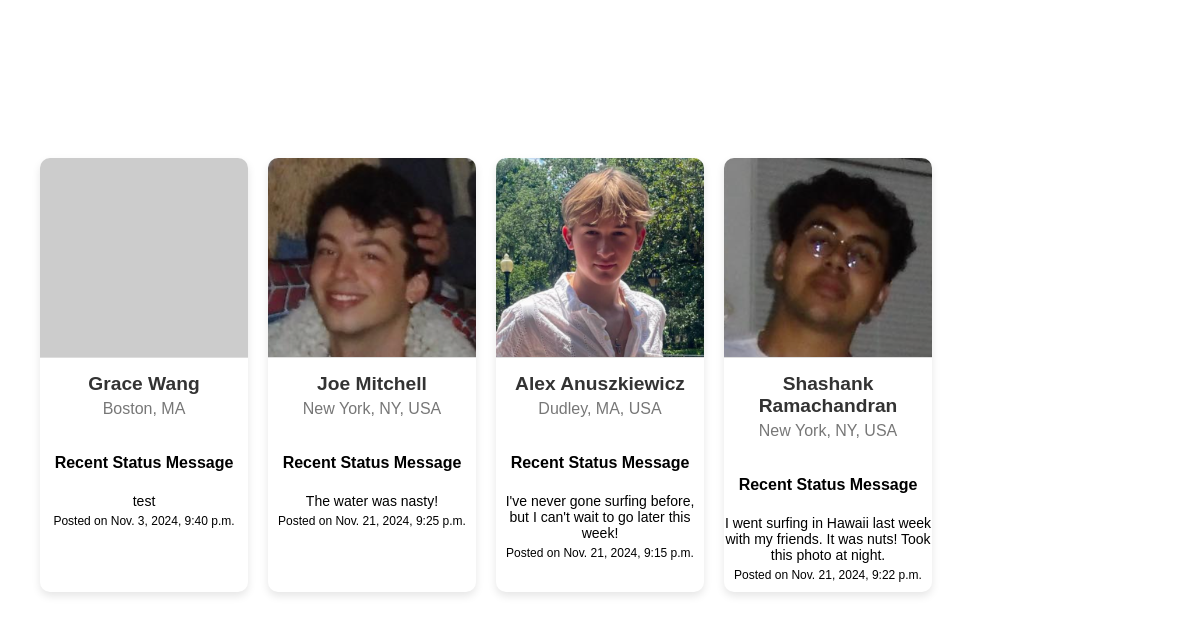
Before: /all_friends/ (signed in) with the older database file.
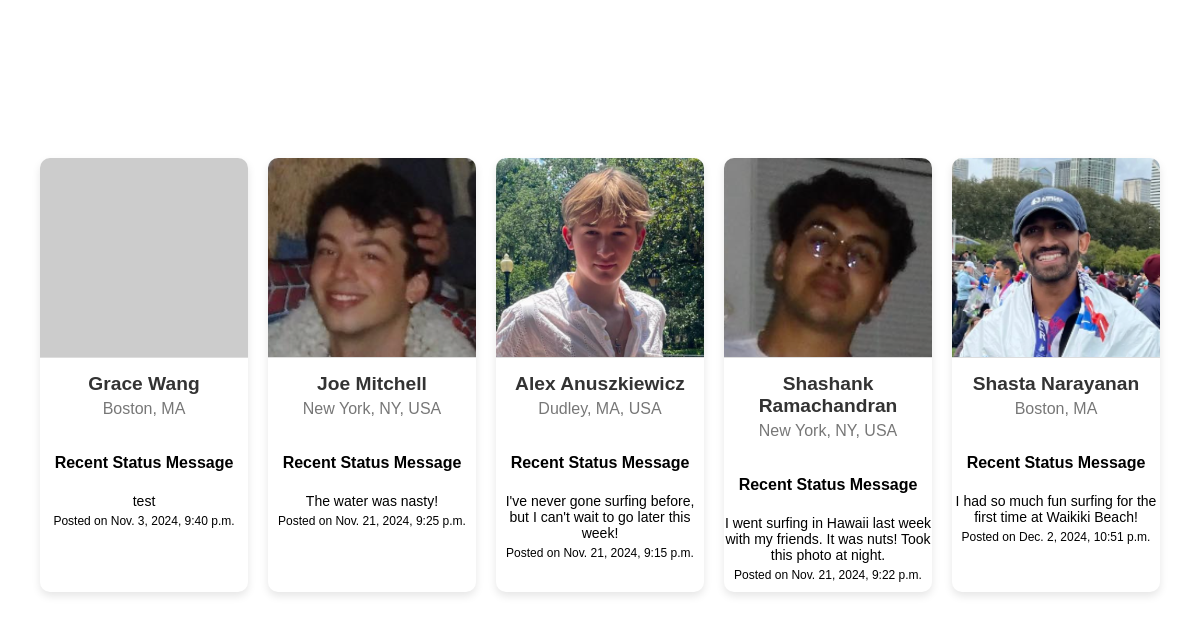
After: the same page with the newer database file.
### tide/models.py (models this page shows, shortened)
class Profile(models.Model):
    user = models.OneToOneField(User, on_delete=models.CASCADE)  # Each user has one profile
    fname = models.CharField(max_length=100)
    lname = models.CharField(max_length=100)
    city = models.CharField(max_length=100)
    email = models.EmailField()
    image = models.ImageField(upload_to='profile_images/', blank=True, null=True)
    bio = models.TextField(default="This is where you can add a bio or description about the user.", blank=True)
    def get_friends(self):
        friends = Friend.objects.filter(models.Q(profile1=self) | models.Q(profile2=self))
        return [f.profile2 if f.profile1 == self else f.profile1 for f in friends]
    def get_status_messages(self):
        return StatusMessage.objects.filter(profile=self).order_by('-timestamp')

class StatusMessage(models.Model):
    timestamp = models.DateTimeField(auto_now_add=True)
    message = models.TextField()
    profile = models.ForeignKey('Profile', on_delete=models.CASCADE, related_name='status_messages')
    surf_session = models.OneToOneField(SurfSession, on_delete=models.SET_NULL, null=True, blank=True)

### tide/views.py (the view)
# urls.py: path('all_friends/', views.AllFriendsView.as_view(), name='all_friends'),
class AllFriendsView(LoginRequiredMixin, View):
    def get(self, request):
        profile = request.user.profile
        friends = profile.get_friends()
        return render(request, 'tide/all_friends.html', {'profile': profile, 'friends': friends})

### tide/templates/tide/all_friends.html (shortened to what this page needs)
{% extends 'tide/base.html' %}
{% block content %}
<body class="all-friends-body">
    <div class="content-wrapper">
        <h2 class="all-friends-title">All Friends</h2>
        <div class="profile-grid">
            {% for friend in profile.get_friends %}
                <div class="profile-card">
                    <a href="{% url 'show_profile' friend.pk %}">
                        {% if friend.image %}
                            <img src="{{ friend.image.url }}" class="profile-image" alt="{{ friend.fname }} {{ friend.lname }}">
                        {% else %}
                            <img src="https://picsum.photos/200/300" class="profile-image" alt="Default Profile Image">
                        {% endif %}
                    </a>
                    <div class="profile-info">
                        <div class="profile-name">{{ friend.fname }} {{ friend.lname }}</div>
                        <div class="profile-city">{{ friend.city }}</div>
                    </div>
                    <div class="status-messages">
                        <h4>Recent Status Message</h4>
                        {% with friend.get_status_messages|slice:":1" as latest_status %}
                            <div class="status-message">
                                <p>{{ latest_status.0.message }}</p>
                                <small>Posted on {{ latest_status.0.timestamp }}</small>
                            </div>
                        {% endwith %}
                    </div>
                </div>
            {% endfor %}
        </div>
    </div>
</body>
{% endblock %}

### tide/templates/tide/base.html (shortened to what this page needs)
<!DOCTYPE html>
<html lang="en">
<head>
    {% load static %}
    <link rel="stylesheet" type="text/css" href="{% static 'tide/tidestyles.css' %}">
</head>
<body>
    <header>
        {% if not for_nav %}
        <div class="navbar">
            <div class="logo">We Tide</div>
            <div class="nav-links">
                {% if request.user.is_authenticated %}
                    <a href="{% url 'dashboard' %}">Dashboard</a>
                    <a href="{% url 'show_profile' request.user.profile.pk %}">View Profile</a>
                    <a href="{% url 'news_feed' request.user.profile.pk %}">News Feed</a>
                    <a href="{% url 'logout' %}" onclick="event.preventDefault(); document.getElementById('logout-form').submit();">Logout</a>
                {% endif %}
            </div>
        </div>
        {% endif %}
    </header>
    <main>
        {% block content %}
        {% endblock %}
    </main>
</body>
</html>

### tide/static/tide/tidestyles.css (style rules this page uses)
* { box-sizing: border-box; }
body { -ms-overflow-style: none; scrollbar-width: none; }
.navbar { display: flex; justify-content: space-between; align-items: center; padding: 20px; background-color: transparent; position: fixed; top: 0; left: 0; right: 0; z-index: 10; margin-bottom: 20px; }
.logo { font-size: 24px; font-weight: bold; color: white; }
.nav-links a { margin-left: 20px; text-decoration: none; color: white; font-size: 20px; }
body { margin: 0; font-family: Arial, sans-serif; background-color: rgb(12, 12, 12); color: rgb(0, 0, 0); }
.profile-grid { display: grid; grid-template-columns: repeat(auto-fill, minmax(200px, 1fr)); gap: 20px; padding: 20px; justify-items: center; }
.profile-card { background-color: #ffffff; border-radius: 10px; box-shadow: 0 4px 8px rgba(0, 0, 0, 0.1); overflow: hidden; text-align: center; width: 100%; max-width: 250px; transition: transform 0.3s ease, box-shadow 0.3s ease; }
.profile-image { width: 100%; height: 200px; object-fit: cover; border-bottom: 1px solid #ddd; display: block; }
.profile-info { padding: 15px; }
.profile-name { font-size: 1.2em; font-weight: bold; color: #333; margin-bottom: 5px; }
.profile-city { font-size: 1em; color: #777; }
.profile-info { margin-bottom: 20px; }
.content-wrapper { max-width: 1200px; margin: 0 auto; margin-top: 50px; padding: 20px; margin-bottom: 50px; }
.all-friends-body { background: url('https://cs-people.bu.edu/enano1/background_image5.jpg') no-repeat center center fixed; background-size: cover; min-height: 100vh; color: white; }
.status-messages { color: black; font-family: Arial, sans-serif; margin-top: 20px; }
.status-message { color: black; margin-bottom: 10px; font-size: 14px; }
.status-message p { margin: 0; text-decoration: none; display: flex; justify-content: center; }
.status-message small { display: block; margin-top: 5px; font-size: 12px; display: flex; justify-content: center; }

Changed rows visible on the page:
added Profile: image (picture), fname "Shasta", lname "Narayanan", city "Boston, MA"
added StatusMessage: message "I had so much fun surfing for the first time at Waikiki Beach!", timestamp "Dec. 2, 2024, 10:51 p.m."
